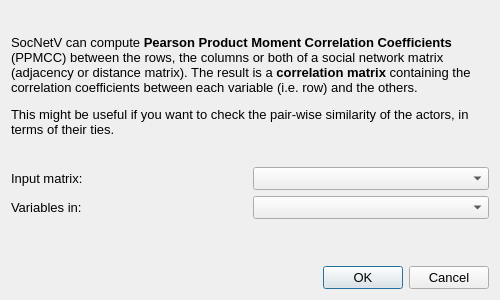
<?xml version="1.0" encoding="UTF-8"?>
<ui version="4.0">
 <class>PearsonCorrelationDialog</class>
 <widget class="QDialog" name="PearsonCorrelationDialog">
  <property name="enabled">
   <bool>true</bool>
  </property>
  <property name="geometry">
   <rect>
    <x>0</x>
    <y>0</y>
    <width>500</width>
    <height>300</height>
   </rect>
  </property>
  <property name="sizePolicy">
   <sizepolicy hsizetype="MinimumExpanding" vsizetype="MinimumExpanding">
    <horstretch>0</horstretch>
    <verstretch>0</verstretch>
   </sizepolicy>
  </property>
  <property name="minimumSize">
   <size>
    <width>500</width>
    <height>300</height>
   </size>
  </property>
  <property name="maximumSize">
   <size>
    <width>600</width>
    <height>600</height>
   </size>
  </property>
  <property name="font">
   <font>
    <pointsize>10</pointsize>
   </font>
  </property>
  <property name="windowTitle">
   <string>Select Data Set</string>
  </property>
  <layout class="QVBoxLayout" name="verticalLayout">
   <item>
    <widget class="QLabel" name="description">
     <property name="sizePolicy">
      <sizepolicy hsizetype="MinimumExpanding" vsizetype="MinimumExpanding">
       <horstretch>0</horstretch>
       <verstretch>0</verstretch>
      </sizepolicy>
     </property>
     <property name="minimumSize">
      <size>
       <width>400</width>
       <height>150</height>
      </size>
     </property>
     <property name="text">
      <string>&lt;html&gt;&lt;head/&gt;&lt;body&gt;&lt;p&gt;SocNetV can compute &lt;span style=&quot; font-weight:600;&quot;&gt;Pearson Product Moment Correlation Coefficients&lt;/span&gt; (PPMCC) between the rows, the columns or both of a social network matrix (adjacency or distance matrix). The result is a &lt;span style=&quot; font-weight:600;&quot;&gt;correlation matrix &lt;/span&gt;containing the correlation coefficients between each variable (i.e. row) and the others.&lt;/p&gt;&lt;p&gt; This might be useful if you want to check the pair-wise similarity of the actors, in terms of their ties.&lt;/p&gt;&lt;/body&gt;&lt;/html&gt;</string>
     </property>
     <property name="textFormat">
      <enum>Qt::RichText</enum>
     </property>
     <property name="wordWrap">
      <bool>true</bool>
     </property>
    </widget>
   </item>
   <item>
    <layout class="QHBoxLayout" name="horizontalLayout">
     <item>
      <widget class="QLabel" name="label_2">
       <property name="text">
        <string>Input matrix:</string>
       </property>
      </widget>
     </item>
     <item>
      <widget class="QComboBox" name="matrixSelect">
       <property name="minimumSize">
        <size>
         <width>200</width>
         <height>0</height>
        </size>
       </property>
       <property name="focusPolicy">
        <enum>Qt::StrongFocus</enum>
       </property>
       <property name="toolTip">
        <string>&lt;html&gt;&lt;head/&gt;&lt;body&gt;&lt;p&gt;Click to select a data set&lt;/p&gt;&lt;/body&gt;&lt;/html&gt;</string>
       </property>
      </widget>
     </item>
    </layout>
   </item>
   <item>
    <layout class="QHBoxLayout" name="horizontalLayout_2">
     <item>
      <widget class="QLabel" name="label_3">
       <property name="text">
        <string>Variables in:</string>
       </property>
      </widget>
     </item>
     <item>
      <widget class="QComboBox" name="variablesLocationSelect">
       <property name="minimumSize">
        <size>
         <width>200</width>
         <height>0</height>
        </size>
       </property>
       <property name="focusPolicy">
        <enum>Qt::StrongFocus</enum>
       </property>
       <property name="toolTip">
        <string>&lt;html&gt;&lt;head/&gt;&lt;body&gt;&lt;p&gt;Click to select a data set&lt;/p&gt;&lt;/body&gt;&lt;/html&gt;</string>
       </property>
      </widget>
     </item>
    </layout>
   </item>
   <item>
    <spacer name="verticalSpacer">
     <property name="orientation">
      <enum>Qt::Vertical</enum>
     </property>
     <property name="sizeHint" stdset="0">
      <size>
       <width>20</width>
       <height>40</height>
      </size>
     </property>
    </spacer>
   </item>
   <item>
    <widget class="QDialogButtonBox" name="buttonBox">
     <property name="font">
      <font>
       <pointsize>10</pointsize>
      </font>
     </property>
     <property name="orientation">
      <enum>Qt::Horizontal</enum>
     </property>
     <property name="standardButtons">
      <set>QDialogButtonBox::Cancel|QDialogButtonBox::Ok</set>
     </property>
    </widget>
   </item>
  </layout>
 </widget>
 <resources/>
 <connections/>
</ui>
